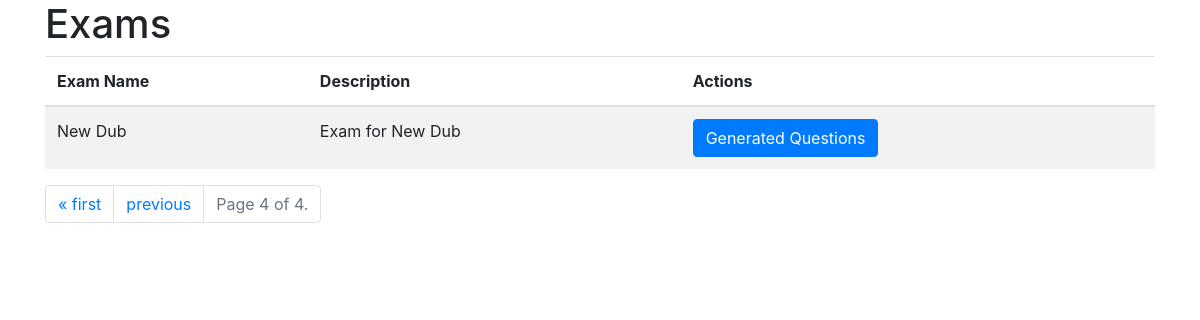
The page /exams/?page=4 on the database as committed earlier.
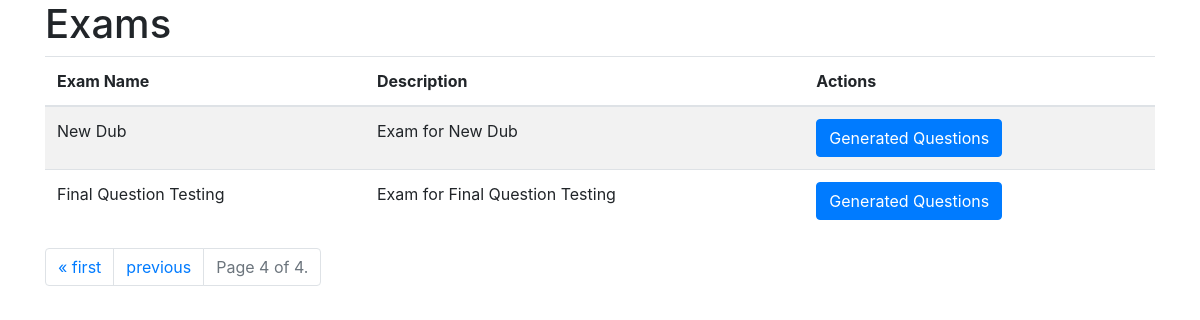
The same page on the database as committed later.
### core/models/exam.py (models this page shows, shortened)
class Exam(Timestamp):
    exam_name = models.CharField(max_length=255, blank=False, null=False)
    description = models.TextField(blank=False, null=False)

### core/views/exam.py (the view)
# urls.py: path('exams/', ExamListView.as_view(), name='exam'),
class ExamListView(ListView):
    model = Exam
    template_name = 'exam.html'
    context_object_name = 'exams'
    paginate_by = 10
    def get_queryset(self):
        queryset = super().get_queryset()
        return queryset.order_by('id')  # Modify the ordering as per your requirement
    def get_context_data(self, **kwargs):
        context = super().get_context_data(**kwargs)
        queryset = self.get_queryset()  # Get the complete queryset
        paginator = Paginator(queryset, self.paginate_by)
        page_number = self.request.GET.get('page')
        exams = paginator.get_page(page_number)
        context[self.context_object_name] = exams
        return context

### templates/exam.html (shortened to what this page needs)
<!DOCTYPE html>
<html>
<head>
    <link rel="stylesheet" href="https://maxcdn.bootstrapcdn.com/bootstrap/4.3.1/css/bootstrap.min.css">
</head>
<body>
    <div class="container">
        <h1>Exams</h1>
        <table class="table table-striped">
            <thead>
                <tr>
                    <th>Exam Name</th>
                    <th>Description</th>
                    <th>Actions</th>
                </tr>
            </thead>
            <tbody>
                {% for exam in exams %}
                <tr>
                    <td>{{ exam.exam_name }}</td>
                    <td>{{ exam.description }}</td>
                    <td>
                        <a href="{% url 'question_bank' %}?exam_id={{ exam.id }}" class="btn btn-primary">Generated Questions</a>
                    </td>
                </tr>
                {% endfor %}
            </tbody>
        </table>
        <div class="pagination">
            <ul class="pagination justify-content-center">
                {% if exams.has_previous %}
                    <li class="page-item">
                        <a class="page-link" href="?page=1">&laquo; first</a>
                    </li>
                    <li class="page-item">
                        <a class="page-link" href="?page={{ exams.previous_page_number }}">previous</a>
                    </li>
                {% endif %}
                <li class="page-item disabled">
                    <span class="page-link">
                        Page {{ exams.number }} of {{ exams.paginator.num_pages }}.
                    </span>
                </li>
            </ul>
        </div>
    </div>
</body>
</html>

Rows that differ between the two databases and show on the page:
added Exam: exam_name "Final Question Testing", description "Exam for Final Question Testing"
